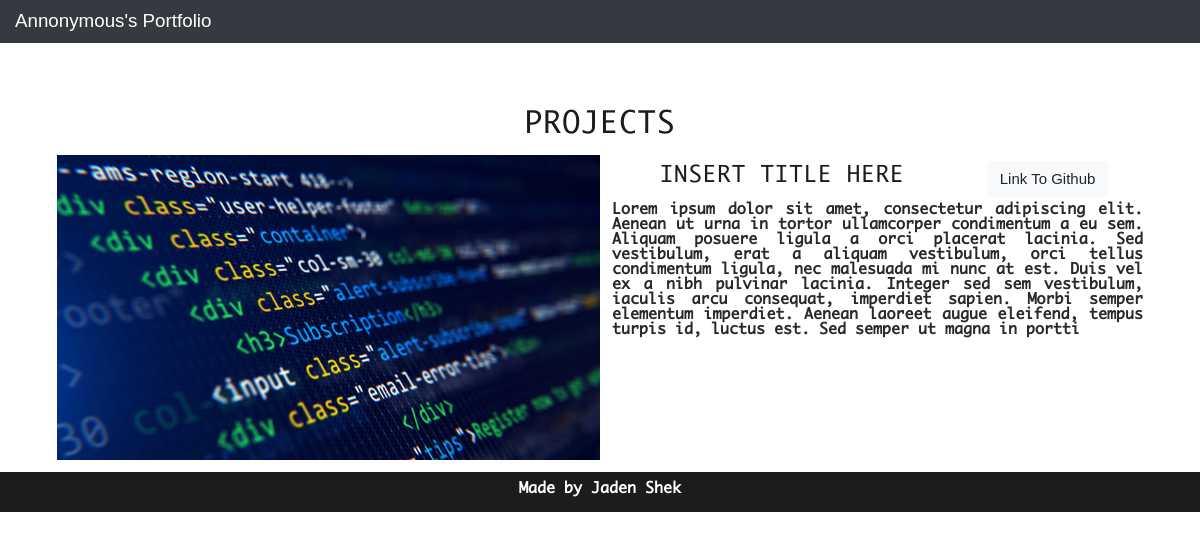
Page /projects on the earlier database version.
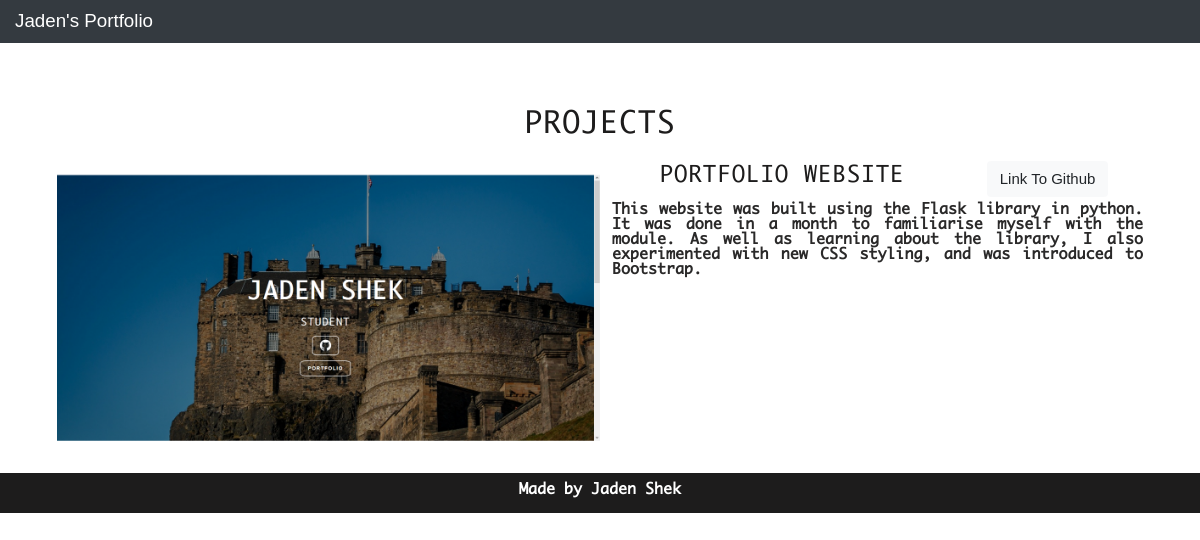
Same page on the later database version.
### portfolio_app/models.py (models this page shows, shortened)
class User(UserMixin,db.Model):
    __tablename__ = 'users'
    id = db.Column(db.Integer, primary_key=True)
    username = db.Column(db.String(64), index=True, unique=True)
    password_hash = db.Column(db.String(128))
    alias = db.Column(db.String(50))
    profile_pic=db.Column(db.String(128),default='default.png')
    roles = db.relationship('Roles', secondary=user_roles, backref = db.backref("user_roles", lazy=True))

class Portfolio(db.Model):
    __tablename__ = 'portfolio'
    id = db.Column(db.Integer, primary_key=True)
    title = db.Column(db.String(64), index=True, unique=True)
    description = db.Column(db.String(2000), index=True)
    github_link = db.Column(db.String(64), index=True, unique=True)
    author = db.Column(db.Integer, db.ForeignKey('users.id'))
    tags = db.relationship('Portfolio_tags', secondary=project_tags, backref = db.backref("project_tags", lazy=True))
    thumbnails = db.relationship("Portfolio_Media", backref="media", lazy='dynamic')

class Portfolio_Media(db.Model):
    id = db.Column(db.Integer, primary_key=True)
    thumbnail = db.Column(db.String(64), index=True, unique=True, nullable=True)
    project_id = db.Column(db.Integer, db.ForeignKey('portfolio.id'))

### portfolio_app/users/routes.py (the view)
@users.route('/projects')
def projects():
    projects = Portfolio.query.all()
    user=User.query.first()
    my_projects = get_projects(projects)
    return render_template('projects.html', title='My Projects', user=user, projects=my_projects)

### portfolio_app/app_functions/info.py (called while the page is built)
def get_projects(projects):
    if isinstance(projects,list):
        thumbnails = [project.thumbnails for project in projects]
        portfolio_thumbnails = [[media for media in thumbnail] for thumbnail in thumbnails]
        project_list = zip(projects,portfolio_thumbnails)
        return [Project(project.id,project.title,project.description,project.github_link,thumbnails,project.author) for project,thumbnails in project_list]
    thumbnails = [media for media in projects.thumbnails]
    return Project(projects.id,projects.title,projects.description,projects.github_link,thumbnails,projects.author)

### portfolio_app/templates/projects.html (shortened to what this page needs)
{% extends 'layout.html' %}
{% from "macros.html" import display_projects with context %}
{% block content %}
{{display_projects()}}
{% endblock content %}

### portfolio_app/templates/layout.html (shortened to what this page needs)
<!DOCTYPE html>
<html lang="en">
<head>
    <link rel="stylesheet" href="https://stackpath.bootstrapcdn.com/bootstrap/4.5.2/css/bootstrap.min.css">
    <link rel="stylesheet" href="https://maxcdn.bootstrapcdn.com/bootstrap/4.0.0/css/bootstrap.min.css">
    <link rel="stylesheet" href="{{url_for('static', filename = 'css/styles.css')}}">
  </head>
  <body data-spy="scroll" data-target=".navbar-custom" data-offset="0">
    <nav class="navbar sticky-top navbar-custom navbar-expand-lg navbar-dark bg-dark">
      <a class="navbar-brand" href="{{ url_for('main.index') }}">{{ user.alias.split()[0] }}'s Portfolio</a>
    </nav>
    {%block content%}{% endblock %}
  </body>
  <footer>
    <div class="container">
          <p>Made by Jaden Shek</p>
    </div>
  </footer>
  </html>

### portfolio_app/templates/macros.html (shortened to what this page needs)
{% macro display_project(project) %}
<div class="work row">
    <div class="image">
        {% if project.thumbnails %}
            {% if (project.thumbnails)|count > 1 %}
            <div class="carousel slide" data-ride="carousel">
                <div class="carousel-inner">
                <div class="carousel-item active image_item" data-interval='5000'>
                    <img src="{{ url_for('static', filename='thumbnails/'+project.thumbnails[0].thumbnail) }}" alt="Work image">
                </div>
                </div>
            </div>
            {% else %}
            <img src="{{ url_for('static', filename='thumbnails/'+project.thumbnails[0].thumbnail) }}" alt="Work image" width='100%' height='auto'>
            {% endif %}
        {% else %}
        <img src="{{ url_for('static', filename='thumbnails/default.jpg') }}" alt="Work image" width='100%' height='auto'>
        {% endif %}
    </div>
    <div class="work_content">
        <div class='work_heading'>
            <a class='btn btn-heading' href="{{url_for('users.project',project_id=project.id)}}"><h4>{{project.title}}</h4></a>
            <a class='btn btn-light' href="{{project.github_link}}">Link To Github</a>
        </div>
        <p>{{project.description}}</p>
    </div>
</div>
{% endmacro %}
{% macro display_projects() %}
<section id='my_projects' class = 'container'>
    <div class = 'anchor_grid'>
        <a id = "projects" class='nav-skip' href = '' height='5vh'></a>
        <div class="content" style='width:100%'>
            <h2>Projects</h2>
            {% for project in projects %}
                {{display_project(project)}}
            {% endfor %}
        </div>
    </div>
</section>
{% endmacro %}

### portfolio_app/static/css/styles.css (style rules this page uses)
* { box-sizing: border-box; }
html, body { padding: 0; margin: 0; font-family: Arial, Helvetica, sans-serif; font-size: 15px; line-height: 1; font-weight: 400; border: none; color: #2a2929; text-align: center; }
body { position: relative; }
h1, h2, h3, h4, h5, h6 { font-family: 'Monaco', 'Courier New', Courier, monospace; text-transform: uppercase; font-weight: 500; color: #1d1c1c; margin-top: 0; letter-spacing: 0.9px; text-align: center; }
p { font-size: 15px; font-family: 'Monaco', sans-serif; font-weight: 600; }
.content { text-align: justify; width: 100%; }
nav { text-align: center; position: -webkit-sticky; }
.anchor_grid { display: grid; grid-template-rows: auto; grid-template-areas: 'anchor' 'content'; }
.anchor_grid .nav-skip { grid-area: anchor; height: 8vh; width: 100%; }
.anchor_grid .content { grid-area: content; width: 100vw; }
#my_projects { display: flex; flex-direction: column; width: 100%; }
#my_projects .work { display: grid; grid-template-columns: 50% 50%; grid-template-rows: auto; grid-template-areas: 'image content'; margin: 1vw; }
#my_projects .image img { max-height: 720px; max-width: 1280px; height: auto; width: 100%; }
.work_heading { display: flex; height: auto; }
.work_heading a { margin: auto; height: 100%; }
.work .work_content { margin-left: 1vw; }
footer { display: flex; height: 5vh; background-color: #1d1c1c; color: white; justify-content: space-around; align-items: center; }
footer .container { position: relative; top: 50%; -webkit-transform: translateY(-50%); -ms-transform: translateY(-50%); transform: translateY(-50%); text-align: center; }

Differences in the rows shown:
removed Portfolio: title "INSERT TITLE HERE", description "Lorem ipsum dolor sit amet, consectetur adipiscing elit. Aenean ut urna in tortor ullamcorper condimentum a eu sem. Aliquam posuere ligula a orci placerat lacinia. Sed vestibulum, erat a aliquam vestibulum, orci tellus condimentum ligula, nec malesuada mi nunc at est. Duis vel ex a nibh pulvinar lacinia. Integer sed sem vestibulum, iaculis arcu consequat, imperdiet sapien. Morbi semper elementum imperdiet. Aenean laoreet augue eleifend, tempus turpis id, luctus est. Sed semper ut magna in portti"
changed User: alias "Annonymous" → "Jaden"
added Portfolio: thumbnail (picture), title "PORTFOLIO WEBSITE", description "This website was built using the Flask library in python. It was done in a month to familiarise myself with the module. As well as learning about the library, I also experimented with new CSS styling, and was introduced to Bootstrap."
